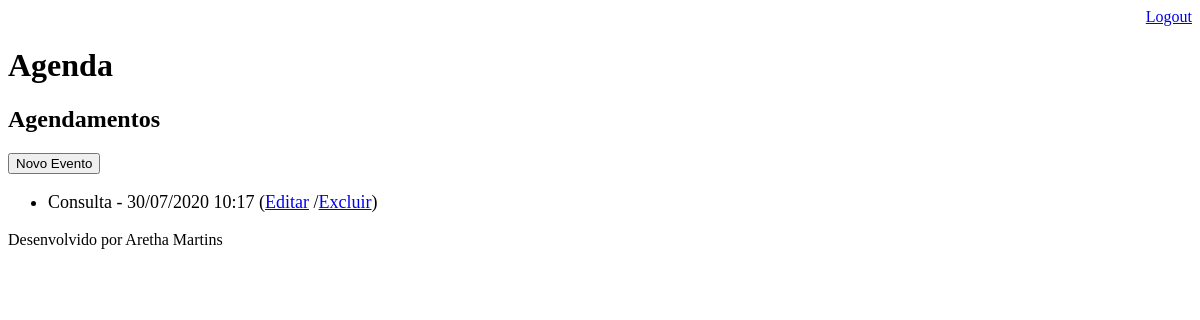
The page /agenda/ (signed in) on the database as committed earlier.
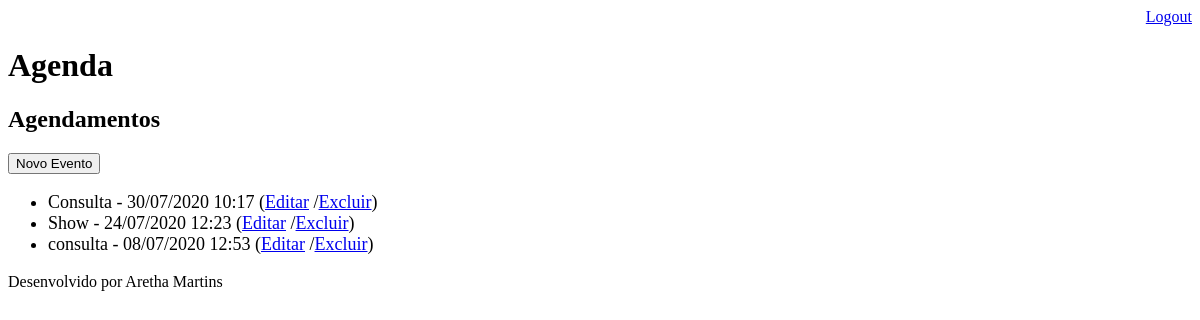
The same page on the database as committed later.
### core/models.py (models this page shows, shortened)
class Evento(models.Model):
    titulo =models.CharField(max_length=100)
    descricao = models.TextField(blank=True, null=True)
    data_evento = models.DateTimeField(verbose_name='Data do Evento')
    data_criacao = models.DateTimeField(auto_now=True)
    usuario = models.ForeignKey(User, on_delete=models.CASCADE)
    class Meta:
            db_table = 'evento'
    def get_data_evento(self):
        return self.data_evento.strftime('%d/%m/%Y %H:%M')

### core/views.py (the view)
# urls.py: path('agenda/',views.lista_eventos),
@login_required(login_url='/login/')
def lista_eventos(request):
    usuario = request.user
    data_atual=datetime.now()
    evento = Evento.objects.filter(usuario=usuario,
                                   data_evento__gt=data_atual)
    dados = {'eventos':evento}
    return render(request, 'agenda.html', dados)

### templates/agenda.html
{% extends "model-page.html" %}
{% block content %}
    <h2>Agendamentos</h2>
    <a href="evento/">
        <button type="button"> Novo Evento </button>
    </a>
    <ul style="font-size: 18px">
        {% for evento in eventos %}
            <li>
                    {{evento.titulo}} - {{ evento.get_data_evento }}
                    (<a href="evento/?id={{evento.id}}">Editar</a>
                    /<a href="evento/delete/{{evento.id}}">Excluir</a>)
            </li>
        {% endfor %}
    </ul>
{% endblock %}

### templates/model-page.html
<!DOCTYPE html>
<html lang="en">
<head>
   {% include "model-header.html" %}
</head>
<body>
    {% block content %} {% endblock %}
    {% include "model-footer.html" %}
</body>
</html>

### templates/model-header.html (shortened to what this page needs)
<!DOCTYPE html>
<html lang="en">
<head>
    <div align="right">
        <a href="/logout">Logout</a>
    </div>
    <h1>Agenda</h1>
</head>
<body>
</body>
</html>

### templates/model-footer.html
<p> Desenvolvido por Aretha Martins</p>

Rows that differ between the two databases and show on the page:
added Evento: titulo "Show", get_data_evento "24/07/2020 12:23"
added Evento: titulo "consulta", get_data_evento "08/07/2020 12:53"
